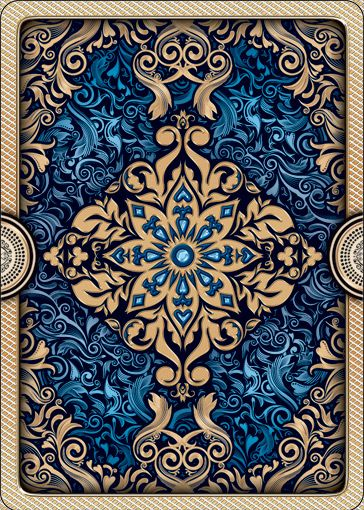
#> input picture KingOfTokyo/ClientKoT/Images/deck_2.jpg, 364 x 510 px
$ python pythonCV.py ../../KingOfTokyo/ClientKoT/Images/deck_2.jpg
#> lines starting #> are read from the running program, lines starting #| are printed output that depends on the picture; after the words box and inside, x2 and y2 are one past the last pixel; in counts of white or black regions, pixels touching at a corner belong together

import sys
import cv2 as cv2
import numpy as np


# read command-line arguments
filename = sys.argv[1]

# read original image
image = cv2.imread(filename = filename)
#> image is the input picture: shape (510, 364, 3); mean B, G, R 92.9, 91.5, 91.8


# create binary image


gray = cv2.cvtColor(cv2.UMat(image), cv2.COLOR_BGR2GRAY)

gray = cv2.bilateralFilter(gray, 10, 17, 17)

sigma=10
v = np.median(image)
#> v = 84
lower = int(max(5, (1.0 - sigma) * v))
#> lower = 5
upper = int(min(170, (1.0 + sigma) * v))
#> upper = 170
edged = cv2.Canny(image, lower, upper)
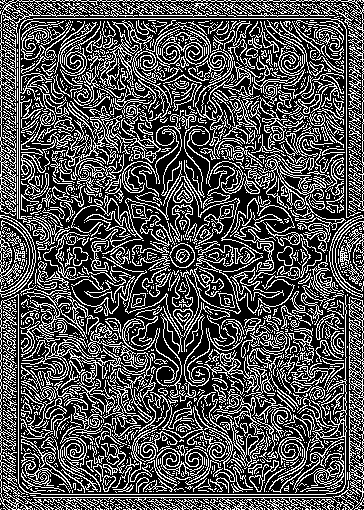
#> edged: shape (510, 364); 31.8% white in thin lines or dots

cv2.imshow("Display window",edged)
cv2.waitKey(0)

t, binary = cv2.threshold(src = edged, thresh = 70, maxval =100, type = cv2.THRESH_BINARY)
#> binary: shape (510, 364); values 0 (black) and 100 (white), 31.8% white in thin lines or dots
contours, hierarchy = cv2.findContours(image = binary, mode = cv2.RETR_TREE,method = cv2.CHAIN_APPROX_SIMPLE)
#> contours = 2953 contours, 2578 with area under 20; largest, box (x1, y1, x2, y2) and area: (0, 0, 364, 216) 1916, (348, 296, 364, 501) 1810, (47, 102, 161, 180) 989, (89, 3, 230, 17) 816, (21, 339, 116, 415) 738
cv2.drawContours(image,contours,-1,(0,0,255))
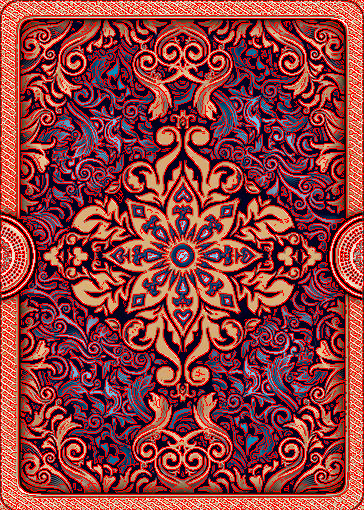
#> image: shape (510, 364, 3); mean B, G, R 62.6, 62, 143.8
cv2.imshow("Display window",image)
cv2.waitKey(0)

print("Found %d objects." % len(contours))
#| Found 2953 objects.
# for (i, c) in enumerate(contours):
#     print("\tSize of contour %d: %d" % (i, len(c)))
#     roi_color = contours
